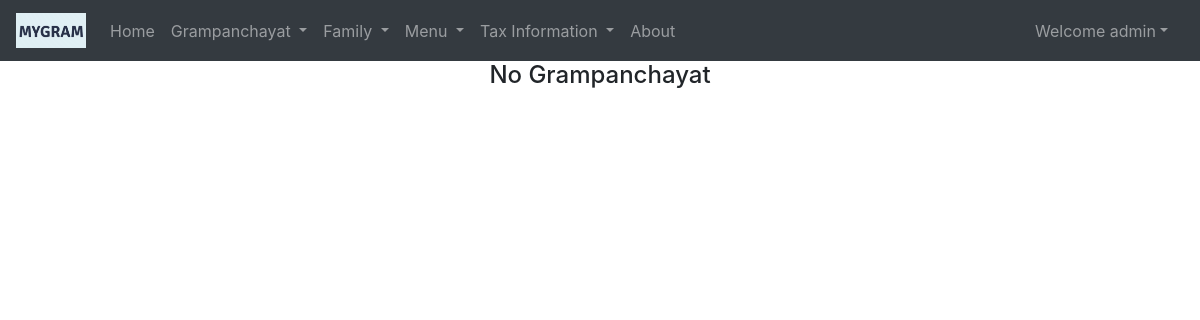
The app's page /viewgram/ (signed in), older data.
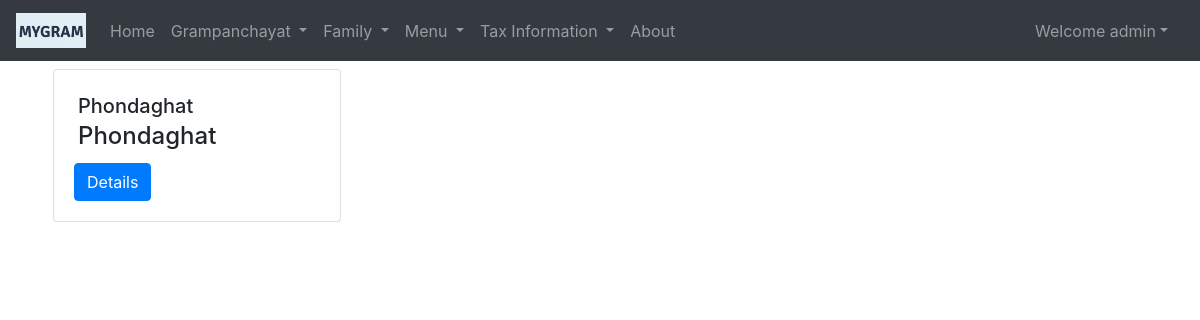
The same page, newer data.
### gramapp/models.py (models this page shows, shortened)
class Grampanchayat(models.Model):
    gramid = models.IntegerField(primary_key=True)
    gramname = models.CharField(max_length=50, unique=True)
    gramaddress = models.TextField(max_length=100)
    gramemail = models.EmailField()
    gramcontact = models.CharField(max_length=10)

### gramapp/views.py (the view)
# urls.py: path('viewgram/', views.viewgram, name='viewgram'),
def viewgram(request):
    grampanchayat = Grampanchayat.objects.all()
    context = {'grampanchayat': grampanchayat}
    return render(request, 'gramapp/viewGrampanchayat.html', context)

### templates/gramapp/viewGrampanchayat.html (shortened to what this page needs)
{% extends 'gramapp/base1.html' %}
{% block body %}
<div class="container">
    <div class="row justify-content-center">
        {% if grampanchayat %}
    {% for grampanchayat in grampanchayat %}
        <div class="col md-6">
            <div class="card m-2" style="width: 18rem;">
                <div class="card-body">
                    <h5 class="card-title m-1">{{grampanchayat.gramname}}</h5>
                    <h4 class="card-subtitle m-1">{{grampanchayat.gramaddress}}</h4>
                    <a href="{% url 'gramdetail' grampanchayat.pk %}" class="btn btn-primary mt-2">Details</a>
                </div>
            </div>
        </div>
            {% endfor %}
{% else %}
 <h4>No Grampanchayat</h4>
{% endif %}
    </div>
</div>
{% endblock body %}

Row changes from the older to the newer data that the page shows:
added Grampanchayat: gramname "Phondaghat", gramaddress "Phondaghat"
Text that changed along with them:
text no longer shown: "No Grampanchayat"
